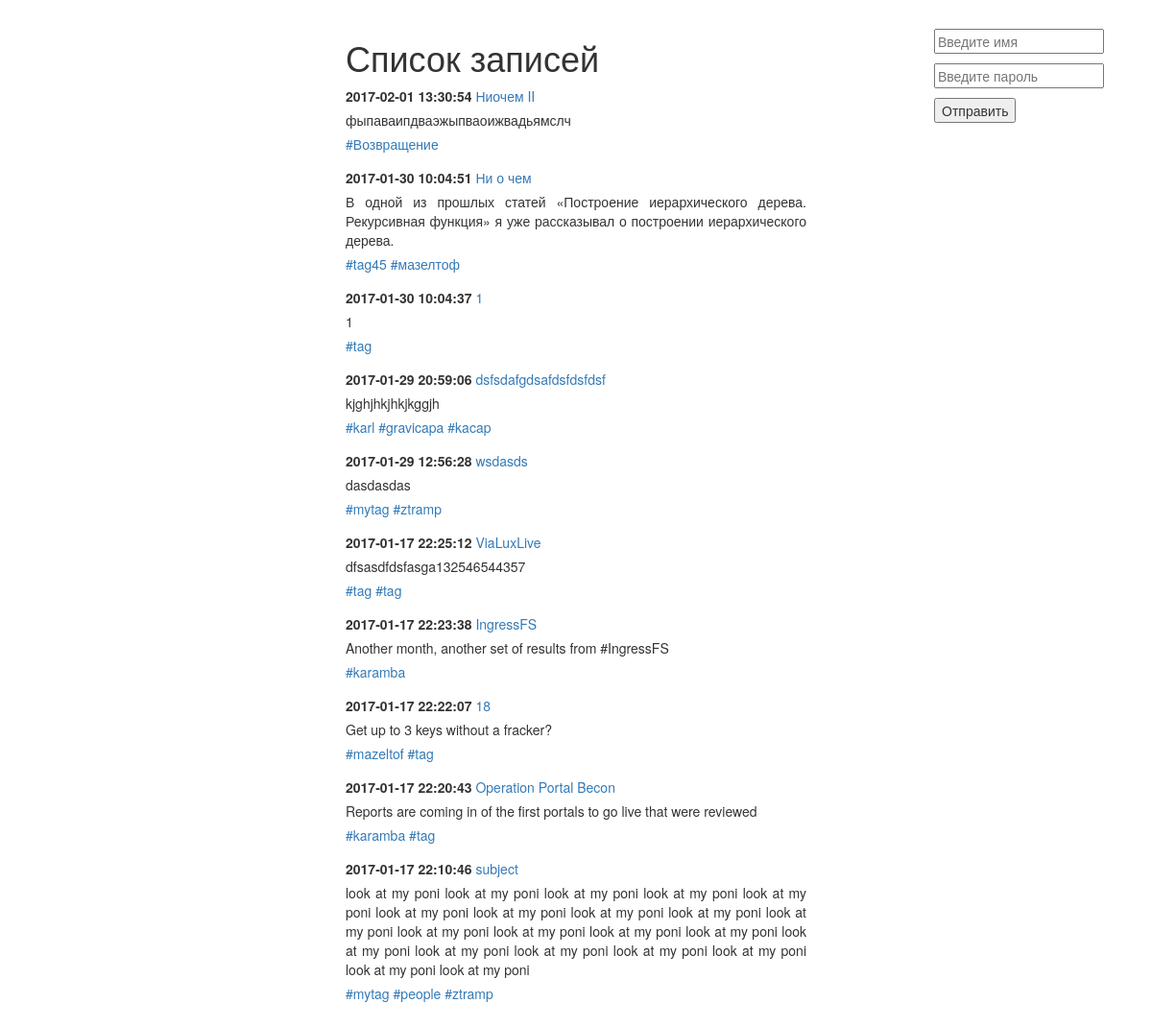
The page / on the database its author committed.
### tables this page shows
CREATE TABLE `post` (
  `post_id` bigint(20) unsigned NOT NULL AUTO_INCREMENT,
  `post_title` varchar(255) DEFAULT NULL,
  `post_min_text` text,
  `post_text` text,
  `post_create_datetime` timestamp NULL DEFAULT NULL,
  `post_update_datetime` timestamp NOT NULL DEFAULT CURRENT_TIMESTAMP ON UPDATE CURRENT_TIMESTAMP,
  UNIQUE KEY `post_id` (`post_id`)
);

### include/db.php (called while the page is built, shortened)
<?php
try {
    $link = new PDO('mysql:host=localhost;dbname=blog', 'level', 'pass');
} catch (PDOException $e) {
    print "Error!: " . $e->getMessage() . "<br/>";
    die();
}
$select = $link->query("SELECT post.* , group_concat(tag.tag_title) as tags FROM post LEFT JOIN post_to_tag USING (post_id) LEFT JOIN tag USING (tag_id) group by post.post_id DESC");
$res_select = $select->fetchAll(PDO::FETCH_ASSOC);

### index.php (the view, shortened to what this page needs)
<?php
require_once '/var/www/html/blog/include/db.php';
require_once '/var/www/html/blog/include/valid.php';
?>
<!DOCTYPE html>
<html lang="ru">
	<head>
		<link rel="stylesheet" href="css/bootstrap.css">
		<link rel="stylesheet" href="css/styless.css">
	</head>
	<body>
    <?php  if (!$_SESSION['logined']):?>
    <form action="" method="post" class="admin">
        <input type="text" name="name" placeholder="Введите имя">
        <input type="password" name="password" placeholder="Введите пароль" class="pass">
        <input name="sub" type="submit" value="Отправить">
    </form>
    <?php else: echo "Welcome " . $_SESSION['user']. " ! ";?>
        <a href='?exit' class="ex">Выход</a>
    <?php endif; ?>
		<div id="wrapper">
			<h1>Список записей</h1>
            <?php for($i=0;$i<count($res_select);$i++):?>
			<div class="note">
				<p>
					<span class="date"><?=$res_select[$i]['post_create_datetime'];?></span>
					<a href="include/note.php?id=<?=$res_select[$i]['post_id']?>"><?=$res_select[$i]['post_title'];?></a>
				</p>
				<p>
					<?=$res_select[$i]['post_min_text'];?>
				</p>
				<?php if ($res_select[$i]['tags']) {
					     $value['tags'] = explode(',', $res_select[$i]['tags']);
					     foreach ($value['tags'] as $tag) {
					     	    ?>
                                  <span class="print_tag">
                                        <a href='include/posttotag.php?tag=<?=$tag?>'><?="#".$tag?></a>
                                  </span>
					     <?php  } ?>
				<?php } ?>
			</div>
            <?php endfor;?>
		</div>
	</body>
</html>

### css/styless.css (style rules this page uses)
#wrapper { width: 500px; margin: 0px auto; padding: 10px; text-align: justify; }
#wrapper > div { margin-bottom: 15px; }
#wrapper p { margin-bottom: 5px; }
.date { font-weight: bold; }
.pass { display: block !important; margin-top: 10px; }
.admin { float: right; margin-right: 50px; margin-top:20px; }
input[type="submit"] { margin-top:10px !important; }

### rows shown on the page
post: post_create_datetime "2017-02-01 13:30:54", post_title "Ниочем II", post_min_text "фыпаваипдваэжыпваоижвадьямслч", tag "Возвращение"
post: post_create_datetime "2017-01-30 10:04:51", post_title "Ни о чем", post_min_text "В одной из прошлых статей «Построение иерархического дерева. Рекурсивная функция» я уже рассказывал о построении иерархического дерева.", tag "tag45", tag "мазелтоф"
post: post_create_datetime "2017-01-30 10:04:37", post_title "1", post_min_text "1", tag "tag"
post: post_create_datetime "2017-01-29 20:59:06", post_title "dsfsdafgdsafdsfdsfdsf", post_min_text "kjghjhkjhkjkggjh", tag "karl", tag "gravicapa", tag "kacap"
post: post_create_datetime "2017-01-29 12:56:28", post_title "wsdasds", post_min_text "dasdasdas", tag "mytag", tag "ztramp"
post: post_create_datetime "2017-01-17 22:25:12", post_title "ViaLuxLive", post_min_text "dfsasdfdsfasga132546544357", tag "tag"
post: post_create_datetime "2017-01-17 22:23:38", post_title "IngressFS", post_min_text "Another month, another set of results from #IngressFS", tag "karamba"
post: post_create_datetime "2017-01-17 22:22:07", post_title "18", post_min_text "Get up to 3 keys without a fracker?", tag "mazeltof", tag "tag"
post: post_create_datetime "2017-01-17 22:20:43", post_title "Operation Portal Becon", post_min_text "Reports are coming in of the first portals to go live that were reviewed", tag "karamba", tag "tag"
post: post_create_datetime "2017-01-17 22:10:46", post_title "subject", post_min_text "look at my poni look at my poni look at my poni look at my poni look at my poni look at my poni look at my poni look at my poni look at my poni look at my poni look at my poni look at my poni look at my poni look at my poni look at my poni look at my poni look at my poni look at my poni look at my poni look at my poni look at my poni", tag "mytag", tag "people", tag "ztramp"
